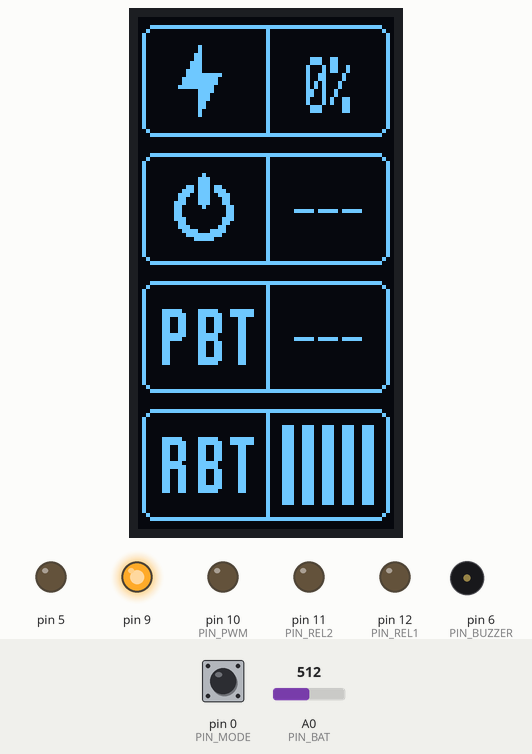
The sketch below on a simulated Arduino Leonardo, built with avr-gcc and run on an emulated ATmega32U4. Shown: 64×128 one-colour display, output pins drawn as LEDs (lit = HIGH), buzzer (waves = sounding, pin HIGH). The inputs (shaded band) are chosen by the test bench; at power-on: A0 (PIN_BAT) = 512, pin 0 (PIN_MODE) HIGH. Sleep ends after the set time or at an interrupt; no radio packets arrive unless stated.

Above: at 4.2 s.
4.3 s: A0 (PIN_BAT) set to 122
7.3 s: pin 0 (PIN_MODE) pulled LOW for 3.2 s
At 10.6 s:
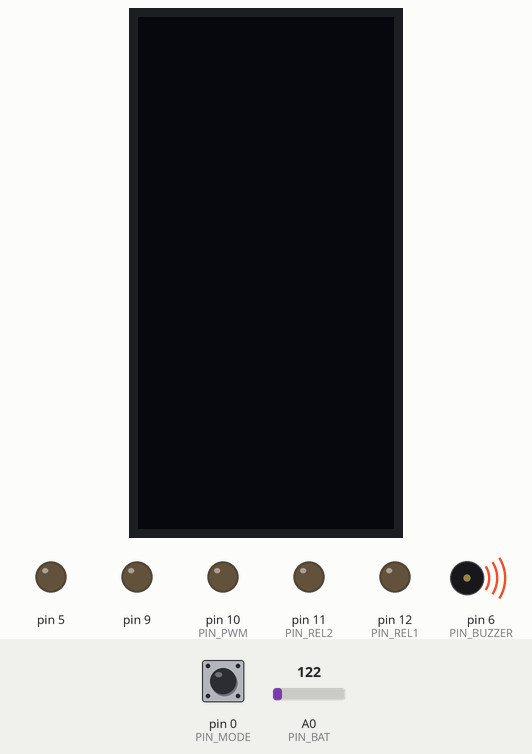
12.0 s: pin 0 (PIN_MODE) pulled LOW for 0.15 s
At 14.9 s:
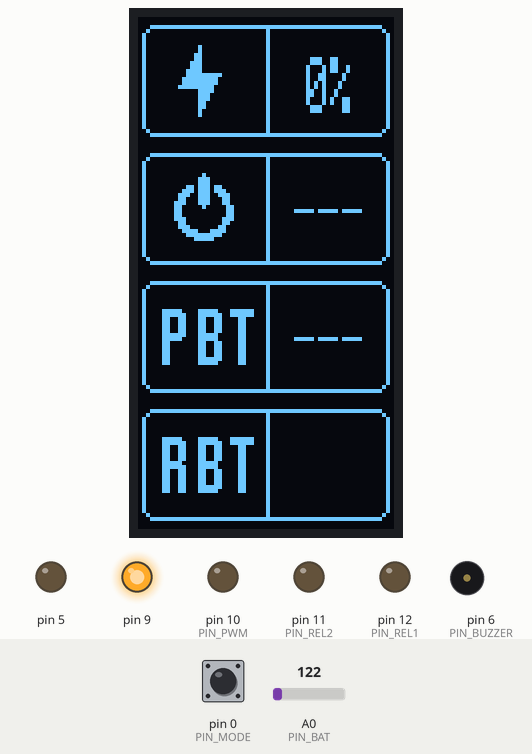
15.1 s: pin 0 (PIN_MODE) pulled LOW for 3.2 s
At 18.3 s:
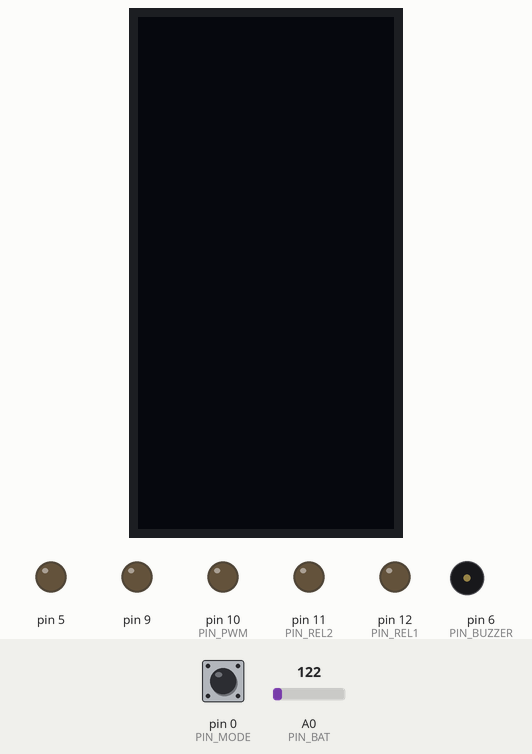
19.8 s: pin 0 (PIN_MODE) pulled LOW for 1 s
At 21.9 s:
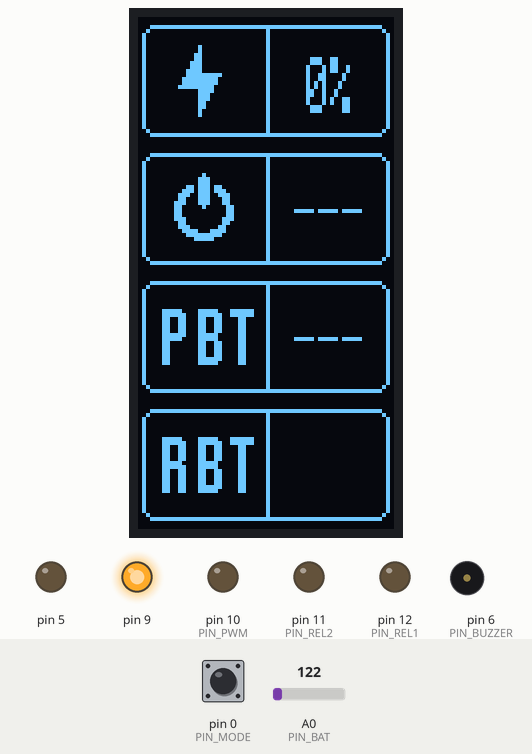
22.3 s: A0 (PIN_BAT) set to 181
25.3 s: A0 (PIN_BAT) set to 209
At 27.8 s:
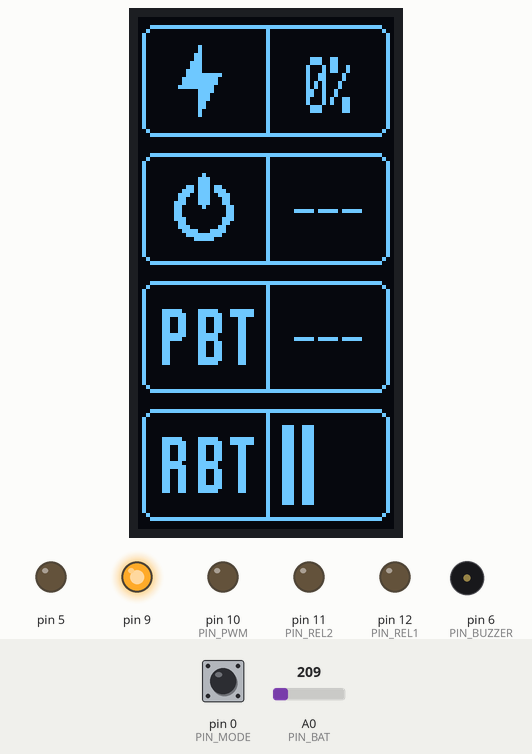
Timing chart, 0 to 29.3 s (numbered marks = the images above; inputs shaded):
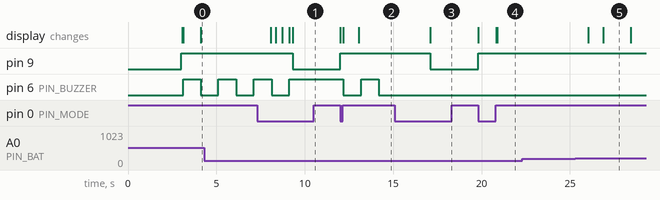

Measured:
- the behaviour switches between 196 and 197 on A0 (PIN_BAT) (found by bisection; images 4 and 5)
- after the input at 7.3 s, pin 9: HIGH → LOW after 2.0 s; pin 6 (PIN_BUZZER): goes on until 9.1 s, then stays HIGH; the display: first differs from a run without the input after 2.0 s (image 1)
- after the input at 12.0 s, pin 9: LOW → HIGH at once; pin 6 (PIN_BUZZER): HIGH → LOW after 0.19 s, → HIGH 1.0 s later, → LOW 1.0 s later; the display: first changes at once (image 2 shows a later state)
- after the input at 15.1 s, pin 9: HIGH → LOW after 2.0 s; the display: changes after 2.0 s (image 3)
- after the input at 19.8 s, pin 9: LOW → HIGH at once; the display: changes at once (image 4)
- after the input at 22.3 s, every drawn part: stays the same

The sketch:

receiver_v0.9.ino
```cpp
#include <Adafruit_GFX.h>
#include <Adafruit_SSD1306.h>
#include <EEPROM.h>
#include <LoRa.h>
#include <SPI.h>
#include <Wire.h>
#include <avr/sleep.h>

/** PROJECT: Wireless Welder Pedal v1.0 POWER-MASTER | RECEIVER UNIT */

// =============================================================
//                    USER CONFIGURATION
// =============================================================
const long FAILSAFE_LIMIT = 1000;        // Max wait time for signal
const unsigned long DEEP_SLEEP_MIN = 10; // Minutes before Deep Sleep
const int PEDAL_UP_MM = 60;              // Pedal up distance
const int PEDAL_DOWN_MM = 17;            // Pedal down distance
const uint32_t RX_BATTERY_CALIBRATION =
    17850; // Physical battery voltage calibration for Receiver
const uint32_t TX_BATTERY_CALIBRATION =
    17500; // Physical battery voltage calibration for Transmitter

// =============================================================
//                    HARDWARE PINOUT
// =============================================================
#define PIN_PWM 10
#define PIN_REL1 12
#define PIN_REL2 11
#define PIN_BAT A0
#define PIN_MODE 0
#define PIN_LED A9
#define PIN_BUZZER 6

#define EEPROM_ADDR_MODE 0
#define PWM_MAX_VAL 244 // System hardware limit for active welding PWM
#define SCREEN_WIDTH 128
#define SCREEN_HEIGHT 64

// GLOBAL VARIABLES
Adafruit_SSD1306 display(SCREEN_WIDTH, SCREEN_HEIGHT, &Wire, -1);
struct __attribute__((packed)) PedalData {
  uint16_t laserDist;
  bool switchClosed;
  uint16_t batV;
};
PedalData myPedal;
uint16_t localBatV = 0;
int lastRSSI = 0, currentPWM = 0, currentPwmMin = 0;
uint16_t lastValidLaserDist =
    60;                // Last laser distance recorded before shutdown
unsigned long lastReception = 0, lastActivity = 0;
float sT = 0,
      sR = 0; // Global battery smoothing variables to allow reset on wake
bool systemLocked = true, isStandby = false, outputsEnabled = false,
     powerState = true;
enum class SystemState {
  STARTING,
  SEARCHING,
  STANDBY,
  CONNECTED,
  DISCONNECTED,
  HOLDING
};
SystemState currentState = SystemState::STARTING;

// ASSETS
const unsigned char PROGMEM antenna_bitmap[] = {
    0x01, 0x00, 0x03, 0x80, 0x03, 0x80, 0x1b, 0xb0, 0x3b, 0xb8, 0x73, 0x9c,
    0x63, 0x8c, 0xe3, 0x8c, 0xc1, 0x06, 0xc0, 0x06, 0xc0, 0x06, 0xe0, 0x0e,
    0x60, 0x0c, 0x70, 0x18, 0x3c, 0x78, 0x1f, 0xf0, 0x07, 0xc0};
const unsigned char PROGMEM flash_bitmap[] = {
    0x00, 0x80, 0x00, 0x00, 0x80, 0x00, 0x01, 0x80, 0x00, 0x01, 0x80,
    0x00, 0x03, 0x80, 0x00, 0x03, 0x80, 0x00, 0x07, 0x80, 0x00, 0x07,
    0xfc, 0x00, 0x0f, 0xf8, 0x00, 0x0f, 0xf8, 0x00, 0x1f, 0xf0, 0x00,
    0x00, 0xf0, 0x00, 0x00, 0xe0, 0x00, 0x00, 0xe0, 0x00, 0x00, 0xc0,
    0x00, 0x00, 0xc0, 0x00, 0x00, 0x80, 0x00, 0x00, 0x80, 0x00};

// 'PBT Icon' (TX - PEDAL BATTERY), 26x17px
const unsigned char PROGMEM icon_TX[] = {
    0x00, 0x00, 0x00, 0x00, 0x1f, 0x0f, 0x8f, 0xc0, 0x1f, 0x8f, 0xcf, 0xc0,
    0x19, 0x8c, 0xc3, 0x00, 0x19, 0x8c, 0xc3, 0x00, 0x19, 0x8c, 0xc3, 0x00,
    0x19, 0x8c, 0xc3, 0x00, 0x1f, 0x8f, 0x83, 0x00, 0x1f, 0x0f, 0x83, 0x00,
    0x18, 0x0c, 0xc3, 0x00, 0x18, 0x0c, 0xc3, 0x00, 0x18, 0x0c, 0xc3, 0x00,
    0x18, 0x0c, 0xc3, 0x00, 0x18, 0x0f, 0xc3, 0x00, 0x18, 0x0f, 0x83, 0x00,
    0x00, 0x00, 0x00, 0x00, 0x00, 0x00, 0x00, 0x00};

// 'RBT Icon' (RX - RECEIVER BATTERY), 26x17px
const unsigned char PROGMEM icon_RX[] = {
    0x00, 0x00, 0x00, 0x00, 0x1f, 0x0f, 0x8f, 0xc0, 0x1f, 0x8f, 0xcf, 0xc0,
    0x19, 0x8c, 0xc3, 0x00, 0x19, 0x8c, 0xc3, 0x00, 0x19, 0x8c, 0xc3, 0x00,
    0x19, 0x8c, 0xc3, 0x00, 0x1f, 0x0f, 0x83, 0x00, 0x1f, 0x8f, 0x83, 0x00,
    0x19, 0x8c, 0xc3, 0x00, 0x19, 0x8c, 0xc3, 0x00, 0x19, 0x8c, 0xc3, 0x00,
    0x19, 0x8c, 0xc3, 0x00, 0x19, 0x8f, 0xc3, 0x00, 0x19, 0x8f, 0x83, 0x00,
    0x00, 0x00, 0x00, 0x00, 0x00, 0x00, 0x00, 0x00};

byte currentMode = 0;

class OutputPin {
  uint8_t pin;

public:
  OutputPin(uint8_t p) : pin(p) {}
  void begin() {
    pinMode(pin, OUTPUT);
    writeDigital(LOW);
  }
  void writeDigital(bool state) { digitalWrite(pin, state); }
  void writePWM(int val) { analogWrite(pin, val); }
};

class BuzzerAlarm {
  OutputPin buzzerPin;
  int buzzesRemaining = 0;
  bool isBuzzing = false;
  unsigned long lastToggleTime = 0;

public:
  BuzzerAlarm(uint8_t p) : buzzerPin(p) {}
  void begin() { buzzerPin.begin(); }

  void trigger(int count) {
    if (buzzesRemaining > 0)
      return;                    // Don't override ongoing alarm
    buzzesRemaining = count * 2; // Each buzz is an ON and an OFF phase
    isBuzzing = true;
    buzzerPin.writeDigital(HIGH);
    lastToggleTime = millis();
    buzzesRemaining--;
  }

  void update() {
    if (buzzesRemaining > 0) {
      if (millis() - lastToggleTime >= 1000) {
        lastToggleTime = millis();
        isBuzzing = !isBuzzing;
        buzzerPin.writeDigital(isBuzzing);
        buzzesRemaining--;
        if (buzzesRemaining == 0) {
          buzzerPin.writeDigital(LOW);
          isBuzzing = false;
        }
      }
    } else if (isBuzzing) {
      buzzerPin.writeDigital(LOW);
      isBuzzing = false;
    }
  }
};

OutputPin rel1(PIN_REL1);
OutputPin rel2(PIN_REL2);
OutputPin pwmOut(PIN_PWM);
BuzzerAlarm sysBuzzer(PIN_BUZZER);

// === 0. INITIALIZATION ===
void setup() {
  delay(3000); // USB Grace Period for IDE recognition
  Serial.begin(115200);
  pinMode(PIN_LED, OUTPUT);
  digitalWrite(PIN_LED, HIGH);
  pwmOut.begin();
  rel1.begin();
  rel2.begin();
  sysBuzzer.begin();
  pinMode(PIN_MODE, INPUT_PULLUP);
  pinMode(5, OUTPUT);
  digitalWrite(5, LOW);

  currentMode = EEPROM.read(EEPROM_ADDR_MODE);
  if (currentMode > 4)
    currentMode = 0;
  currentPwmMin = currentMode * 61;

  activateFailsafe();
  if (display.begin(SSD1306_SWITCHCAPVCC, 0x3C)) {
    display.setRotation(1);
    display.clearDisplay();
    display.setTextSize(1);
    display.setCursor(17, 15);
    display.print(F("POWER"));
    display.setTextSize(2);
    display.setCursor(20, 30);
    display.print(F("ON"));
    display.display();
  }
  LoRa.setPins(8, 4, 7);
  if (LoRa.begin(433E6))
    LoRa.setSyncWord(0xF1);
  currentState = SystemState::SEARCHING;
  lastReception = millis();
  lastActivity = millis();
  // Setup complete
}

// === 1. POWER MANAGEMENT ===
// Mode 0: Start from 0% (Full Range).
// Mode 1: Start from 25% (Range 25-100%).
// Mode 2: Start from 50% (Range 50-100%).
// Mode 3: Start from 75% (Range 75-100%).
// Mode 4: Fixed at 100% (Trigger Mode).
void sleepSystem() {
  outputsEnabled = false;
  activateFailsafe();
  digitalWrite(PIN_LED, LOW);
  display.ssd1306_command(SSD1306_DISPLAYOFF);
  LoRa.sleep();

// Disable USB controller completely before sleep (notifies host PC of clean
// disconnect)
#if defined(USBCON)
  USBCON = 0;
#endif

  ADCSRA &= ~(1 << ADEN); // Disable ADC safely by clearing only the Enable bit
                          // (preserves prescaler)
  powerState = false;
  while (digitalRead(PIN_MODE) == LOW)
    delay(10);
}

void wakeSystem() {
  powerState = true;
  ADCSRA |= (1 << ADEN); // Re-enable ADC preserving original Arduino prescaler
                         // (prevents 4MHz ADC clock bug)
  sT = 0; // Reset battery smoothing to snap immediately to real values on wake
  sR = 0;

// Re-initialize USB controller cleanly from scratch
#if defined(USBCON)
  USBDevice.attach();
#endif

  digitalWrite(PIN_LED, HIGH);
  display.ssd1306_command(SSD1306_DISPLAYON);
  currentMode = EEPROM.read(EEPROM_ADDR_MODE);
  if (currentMode > 4)
    currentMode = 0;
  currentPwmMin = currentMode * 61;
  currentState = SystemState::SEARCHING;
  lastReception = millis();
  lastActivity = millis();

  // Wake complete
}

// === 2. MAIN LOOP ===
void loop() {
  if (!powerState) {
    ADCSRA &= ~(1 << ADEN); // Ensure ADC is OFF (preserving prescaler)
    set_sleep_mode(SLEEP_MODE_PWR_DOWN);
    sleep_enable();
    attachInterrupt(
        digitalPinToInterrupt(PIN_MODE), []() {}, LOW);
    sei();
    sleep_cpu();
    sleep_disable();
    ADCSRA |= (1 << ADEN); // Re-enable ADC preserving prescaler
    detachInterrupt(digitalPinToInterrupt(PIN_MODE));
    if (digitalRead(PIN_MODE) == LOW) {
      wakeSystem();
      while (digitalRead(PIN_MODE) == LOW)
        delay(10);
    }
    return;
  }

  // Main button check

  bool btn = (digitalRead(PIN_MODE) == LOW);
  static bool btnL = false;
  static unsigned long btnS = 0;
  if (btn && !btnL) {
    btnS = millis();
  }
  if (btn && (millis() - btnS > 2000)) {
    sleepSystem();
    btnL = false;
    return;
  }
  if (!btn && btnL && (millis() - btnS < 600)) {
    currentMode = (currentMode + 1) % 5;
    EEPROM.update(EEPROM_ADDR_MODE, currentMode);
    currentPwmMin = currentMode * 61;
  }
  btnL = btn;

  if (LoRa.parsePacket() == sizeof(PedalData)) {
    LoRa.readBytes((uint8_t *)&myPedal, sizeof(PedalData));
    lastReception = millis();
    lastActivity = millis();
    lastRSSI = LoRa.packetRssi();
    isStandby = (myPedal.laserDist == 999);
    systemLocked = isStandby;
    outputsEnabled = !isStandby;
    if (isStandby)
      activateFailsafe();
    currentState = isStandby ? SystemState::STANDBY : SystemState::CONNECTED;
  }

  // Keep system awake if button is pressed (USB does not prevent sleep)
  if (btn) {
    lastActivity = millis();
  }

  // Hot-plug USB detection for IDE
  static bool lastVbusRx = false;
  bool currentVbusRx = (USBSTA & (1 << VBUS));
  if (currentVbusRx && !lastVbusRx) {
    USBDevice.detach();
    delay(500);
    USBDevice.attach();
  }
  lastVbusRx = currentVbusRx;

  if (millis() - lastActivity > (DEEP_SLEEP_MIN * 60000UL)) {
    sleepSystem();
    return;
  }

  unsigned long dt = millis() - lastReception;

  // Dynamic timeout: 1s for Active, 10s for Standby
  bool timedOut =
      (!isStandby && dt > FAILSAFE_LIMIT) || (isStandby && dt > 10000);

  if (timedOut) {
    activateFailsafe();
    outputsEnabled = false;
    systemLocked = true;
    isStandby = false;
    currentState = SystemState::DISCONNECTED;
  } else if (!isStandby && dt > 200) {
    currentState = SystemState::HOLDING;
  }

  if (outputsEnabled) {
    currentPWM = map(constrain(myPedal.laserDist, PEDAL_DOWN_MM, PEDAL_UP_MM),
                     PEDAL_UP_MM, PEDAL_DOWN_MM, currentPwmMin, PWM_MAX_VAL);
    pwmOut.writePWM(currentPWM);
    rel1.writeDigital(myPedal.switchClosed);
    rel2.writeDigital(myPedal.switchClosed);
  }

  readBatteries();
  updateDisplay();

  sysBuzzer.update();

  // Battery Alarm Logic
  static bool alarm10Triggered = false;
  static bool alarm5Triggered = false;

  int pTX = (currentState != SystemState::DISCONNECTED)
                ? map(constrain((int)sT, 3100, 4100), 3100, 4100, 0, 100)
                : 100;
  int pRX = map(constrain((int)sR, 3100, 4100), 3100, 4100, 0, 100);
  int lowestBat = min(pTX, pRX);

  if (lowestBat <= 5) {
    if (!alarm5Triggered) {
      sysBuzzer.trigger(5);
      alarm5Triggered = true;
      alarm10Triggered = true;
    }
  } else if (lowestBat <= 10) {
    if (!alarm10Triggered) {
      sysBuzzer.trigger(3);
      alarm10Triggered = true;
    }
    if (lowestBat > 7) {
      alarm5Triggered = false;
    }
  } else {
    if (lowestBat > 12) {
      alarm10Triggered = false;
      alarm5Triggered = false;
    }
  }

  // Telemetry removed
}

// === 3. HARDWARE CONTROL ===
void readBatteries() {
  static unsigned long lastBatRead = 0;
  if (millis() - lastBatRead < 500)
    return;
  lastBatRead = millis();

  ADMUX = _BV(REFS0) | _BV(MUX4) | _BV(MUX3) | _BV(MUX2) | _BV(MUX1);
  ADCSRA |= _BV(ADSC);
  while (bit_is_set(ADCSRA, ADSC))
    ;
  analogRead(PIN_BAT);
  delay(5); // Electrical quiet-period: prevents SPI/I2C noise from corrupting
            // high-impedance ADC sample capacitor
  localBatV = (uint16_t)(((uint32_t)analogRead(PIN_BAT) * RX_BATTERY_CALIBRATION) / 1000UL);
}

void activateFailsafe() {
  currentPWM = 0;
  pwmOut.writePWM(0);
  rel1.writeDigital(false);
  rel2.writeDigital(false);
}

// === 4. UI & DISPLAY ===
void updateDisplay() {
  static unsigned long lastD = 0;
  static bool lastStandbyState = false;

  // Atenuación automática del OLED en Standby
  if (isStandby != lastStandbyState) {
    if (isStandby) {
      display.ssd1306_command(SSD1306_SETCONTRAST);
      display.ssd1306_command(1); // Brillo mínimo
    } else {
      display.ssd1306_command(SSD1306_SETCONTRAST);
      display.ssd1306_command(255); // Brillo máximo
    }
    lastStandbyState = isStandby;
  }

  if (millis() - lastD < 50)
    return;
  lastD = millis();
  display.clearDisplay();
  int w = 62, h = 28, x_b = 1, half = 31, radius = 3;
  int ys[] = {2, 34, 66, 98};
  for (int y : ys) {
    display.drawRoundRect(x_b, y, w, h, radius, SSD1306_WHITE);
    display.drawFastVLine(x_b + half, y, h, SSD1306_WHITE);
  }

  display.drawBitmap(x_b + half / 2 - 9, 2 + h / 2 - 9, flash_bitmap, 18, 18,
                     SSD1306_WHITE);
  int vP = (outputsEnabled) ? currentPWM : currentPwmMin;
  int pctP = (vP >= 244) ? 100 : map(vP, 0, PWM_MAX_VAL, 0, 100);
  if (myPedal.switchClosed && outputsEnabled) {
    display.fillRect(x_b + half + 1, 3, half - 2, h - 2, SSD1306_WHITE);
    display.setTextColor(SSD1306_BLACK);
  } else
    display.setTextColor(SSD1306_WHITE);
  int tx = (pctP < 10) ? 10 : (pctP < 100 ? 7 : 4);
  display.setTextSize(1, 2);
  display.setCursor(x_b + half + tx, 4 + (h - 16) / 2);
  display.print(pctP);
  display.print("%");

  if (!isStandby || (millis() % 1500 < 1000))
    display.drawBitmap(x_b + (half - 15) / 2, 34 + (h - 17) / 2, antenna_bitmap,
                       15, 17, SSD1306_WHITE);
  if (currentState == SystemState::DISCONNECTED) {
    display.setTextColor(SSD1306_WHITE);
    display.setTextSize(1);
    display.setCursor(x_b + half + 7, 34 + (h - 8) / 2 + 1);
    display.print(F("---"));
  } else {
    int sP = constrain(map(lastRSSI, -115, -75, 0, 100), 0, 100);
    int bA = map(sP, 0, 100, 0, 5);
    if (sP > 0 && bA == 0)
      bA = 1;
    for (int i = 0; i < 5; i++)
      if (i < bA)
        display.fillRect(x_b + half + 4 + i * 5,
                         34 + h - 4 - map(i, 0, 4, 4, 20), 3,
                         map(i, 0, 4, 4, 20), SSD1306_WHITE);
  }

  if (currentState != SystemState::DISCONNECTED) {
    uint16_t tV =
        (uint16_t)(((uint32_t)myPedal.batV * TX_BATTERY_CALIBRATION) / 1000UL);
    if (sT == 0)
      sT = tV;
    sT = 0.02 * tV + 0.98 * sT;
  }
  if (sR == 0)
    sR = localBatV;
  sR = 0.02 * localBatV + 0.98 * sR;


  auto drawBat = [&](int y, const char *L, float val, bool disc) {
    bool isTX = (strcmp(L, "TX") == 0);
    int icon_x = x_b + (half - 26) / 2, icon_y = y + (h - 17) / 2 + 1;

    if (isTX)
      display.drawBitmap(icon_x, icon_y, icon_TX, 26, 17, SSD1306_WHITE);
    else
      display.drawBitmap(icon_x, icon_y, icon_RX, 26, 17, SSD1306_WHITE);
    if (disc) {
      display.setTextColor(SSD1306_WHITE);
      display.setTextSize(1);
      display.setCursor(x_b + half + 7, y + (h - 8) / 2 + 1);
      display.print(F("---"));
    } else {
      int p = map(constrain((int)val, 3100, 4100), 3100, 4100, 0, 100);
      int b = 0;
      if (p >= 80)
        b = 5;
      else if (p >= 60)
        b = 4;
      else if (p >= 40)
        b = 3;
      else if (p >= 20)
        b = 2;
      else if (p > 0)
        b = 1;
      for (int i = 0; i < 5; i++)
        if (i < b && !(p <= 10 && i == 0 && (millis() / 500 % 2)))
          display.fillRect(x_b + half + 4 + i * 5, y + 4, 3, h - 8,
                           SSD1306_WHITE);
    }
  };
  drawBat(66, "TX", sT, currentState == SystemState::DISCONNECTED);
  drawBat(98, "RX", sR, false);
  display.display();
}
```
